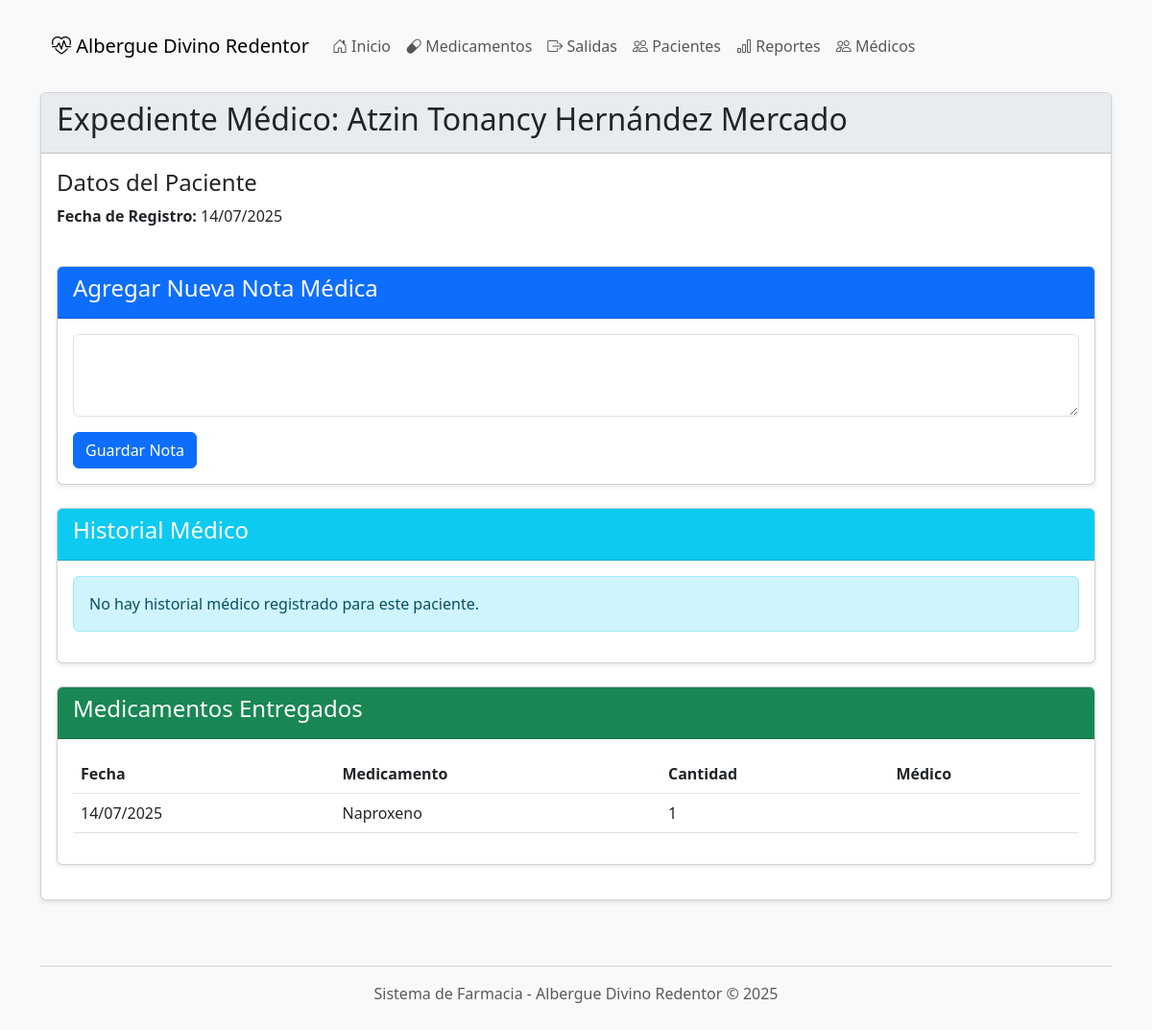
Screenshot of /expediente/1/ with the database file from the repository.
### farmacia/models.py (models this page shows, shortened)
class Paciente(models.Model):
    id = models.AutoField(primary_key=True)
    nombre = models.CharField(max_length=200)
    apellidos = models.CharField(max_length=200)
    fecha_registro = models.DateTimeField(auto_now_add=True)
    class Meta:
        verbose_name = "Paciente"
        verbose_name_plural = "Pacientes"

class SalidaMedicamento(models.Model):
    id = models.AutoField(primary_key=True)
    medicamento = models.ForeignKey(Medicamento, on_delete=models.CASCADE)
    paciente = models.ForeignKey(Paciente, on_delete=models.CASCADE)
    cantidad = models.PositiveIntegerField()
    fecha = models.DateTimeField(auto_now_add=True)
    medico = models.ForeignKey(Medico, on_delete=models.CASCADE, verbose_name="Médico responsable")
    class Meta:
        verbose_name = "Salida de Medicamento"
        verbose_name_plural = "Salidas de Medicamentos"

class Medicamento(models.Model):
    id = models.AutoField(primary_key=True)
    clave = models.CharField(max_length=50, unique=True, verbose_name="Clave única")
    nombre = models.CharField(max_length=200, verbose_name="Nombre")
    categoria = models.ForeignKey('CategoriaMedicamento', on_delete=models.CASCADE)
    descripcion = models.TextField(blank=True, verbose_name="Descripción")
    fecha_caducidad = models.DateField(verbose_name="Fecha de caducidad")
    cantidad = models.IntegerField(default=0, verbose_name="Cantidad en inventario")
    status = models.BooleanField(default=True, verbose_name="Disponible")
    class Meta:
        verbose_name = "Medicamento"
        verbose_name_plural = "Medicamentos"
        ordering = ['nombre']

### farmacia/views.py (the view)
# urls.py: path('expediente/<int:id>/', views.expediente, name='expediente'),
def expediente(request, id):
    paciente = get_object_or_404(Paciente, pk=id)
    expediente, created = ExpedienteMedico.objects.get_or_create(paciente=paciente)
    salidas = SalidaMedicamento.objects.filter(paciente=paciente).select_related('medicamento')
    historias = expediente.historias.all().order_by('-fecha_creacion')
    if request.method == 'POST':
        form = HistoriaMedicaForm(request.POST)
        if form.is_valid():
            nueva_historia = form.save(commit=False)
            nueva_historia.expediente = expediente
            nueva_historia.save()
            messages.success(request, 'Nota médica agregada correctamente')
            return redirect('expediente', id=paciente.id)
    else:
        form = HistoriaMedicaForm()
    context = {
        'paciente': paciente,
        'expediente': expediente,
        'salidas': salidas,
        'historias': historias,
        'form': form
    }
    return render(request, 'expediente.html', context)

### farmacia/forms.py
class HistoriaMedicaForm(forms.ModelForm):
    class Meta:
        model = HistoriaMedica
        fields = ['nota', 'medico']
        widgets = {
            'nota': forms.Textarea(attrs={'class': 'form-control', 'rows': 3}),
            'medico': forms.Select(attrs={'class': 'form-control'}),
        }

### farmacia/templates/expediente.html (shortened to what this page needs)
{% extends 'base.html' %}
{% block content %}
<div class="card">
    <div class="card-header">
        <h2>Expediente Médico: {{ paciente.nombre }} {{ paciente.apellidos }}</h2>
    </div>
    <div class="card-body">
        <div class="row mb-4">
            <div class="col-md-6">
                <h4>Datos del Paciente</h4>
                <p><strong>Fecha de Registro:</strong> {{ paciente.fecha_registro|date:"d/m/Y" }}</p>
            </div>
        </div>
        <div class="card mb-4">
            <div class="card-header bg-primary text-white">
                <h4>Agregar Nueva Nota Médica</h4>
            </div>
            <div class="card-body">
                <form method="post">
                    <div class="mb-3">
                        {{ form.nota }}
                    </div>
                    <button type="submit" class="btn btn-primary">Guardar Nota</button>
                </form>
            </div>
        </div>
        <div class="card">
            <div class="card-header bg-info text-white">
                <h4>Historial Médico</h4>
            </div>
            <div class="card-body">
                {% if historias %}
                    <div class="timeline">
                        {% for historia in historias %}
                        <div class="timeline-item mb-4">
                            <div class="timeline-header d-flex justify-content-between">
                                <strong>{{ historia.medico.get_full_name|default:historia.medico.u }}</strong>
                                <span class="text-muted">{{ historia.fecha_creacion|date:"d/m/Y H:i" }}</span>
                            </div>
                            <div class="timeline-content p-3 bg-light rounded">
                                {{ historia.nota|linebreaks }}
                            </div>
                        </div>
                        {% endfor %}
                    </div>
                {% else %}
                    <div class="alert alert-info">
                        No hay historial médico registrado para este paciente.
                    </div>
                {% endif %}
            </div>
        </div>
        <div class="card mt-4">
            <div class="card-header bg-success text-white">
                <h4>Medicamentos Entregados</h4>
            </div>
            <div class="card-body">
                <div class="table-responsive">
                    <table class="table table-hover">
                        <thead>
                            <tr>
                                <th>Fecha</th>
                                <th>Medicamento</th>
                                <th>Cantidad</th>
                                <th>Médico</th>
                            </tr>
                        </thead>
                        <tbody>
                            {% for salida in salidas %}
                            <tr>
                                <td>{{ salida.fecha|date:"d/m/Y" }}</td>
                                <td>{{ salida.medicamento.nombre }}</td>
                                <td>{{ salida.cantidad }}</td>
                                <td>{{ salida.medico.get_full_name}}</td>
                            </tr>
                            {% empty %}
                            <tr>
                                <td colspan="4" class="text-center">No hay registros de medicamentos</td>
                            </tr>
                            {% endfor %}
                        </tbody>
                    </table>
                </div>
            </div>
        </div>
    </div>
</div>
{% endblock %}

### farmacia/templates/base.html (style rules this page uses)
body { background-color: #f8f9fa; padding-top: 20px; padding-bottom: 40px; }
.card { margin-bottom: 20px; box-shadow: 0 2px 5px rgba(0,0,0,0.1); }
.card-header { background-color: #e9ecef; font-weight: bold; }

### rows the page displays
Paciente: nombre "Atzin Tonancy", apellidos "Hernández Mercado", fecha_registro "14/07/2025"
SalidaMedicamento: fecha "14/07/2025", medicamento.nombre "Naproxeno", cantidad "1"
